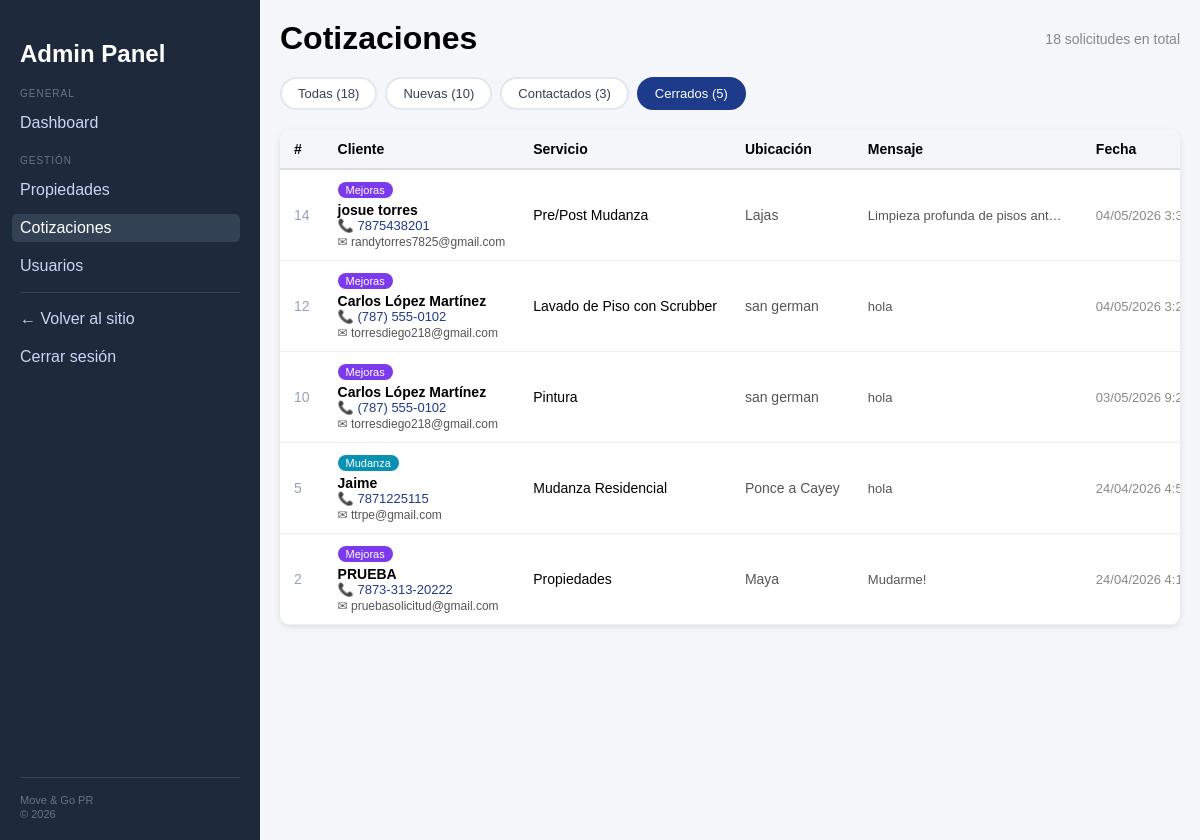
/dashboard.php?section=quotes&filter=closed (signed in), run on the app's committed database.
### tables this page shows
CREATE TABLE `quote_requests` (
  `id` int(11) NOT NULL,
  `tipo_servicio` varchar(20) NOT NULL DEFAULT '',
  `nombre` varchar(100) NOT NULL DEFAULT '',
  `telefono` varchar(20) NOT NULL DEFAULT '',
  `email` varchar(100) NOT NULL DEFAULT '',
  `servicio` varchar(100) NOT NULL DEFAULT '',
  `ubicacion` varchar(200) NOT NULL DEFAULT '',
  `mensaje` text DEFAULT NULL,
  `status` varchar(20) NOT NULL DEFAULT 'new',
  `created_at` timestamp NOT NULL DEFAULT current_timestamp()
);

### includes/quotes_panel.php (the view, shortened to what this page needs)
<?php
$action   = $_GET['action'] ?? 'list';
$quote_id = isset($_GET['id']) ? (int)$_GET['id'] : null;
$filter   = $_GET['filter'] ?? 'all';
function quote_status_badge($status) {
    $map = [
        'new'       => ['color' => '#d97706', 'label' => 'Nueva'],
        'contacted' => ['color' => '#1e3a8a', 'label' => 'Contactado'],
        'closed'    => ['color' => '#16a34a', 'label' => 'Cerrado'],
    ];
    $s = $map[$status] ?? ['color' => '#94a3b8', 'label' => $status];
    return "<span style='background:{$s['color']}; color:white; padding:4px 12px; border-radius:12px; font-size:13px; white-space:nowrap;'>{$s['label']}</span>";
}
function tipo_badge($tipo) {
    $color = $tipo === 'mudanza' ? '#0891b2' : '#7c3aed';
    $label = $tipo === 'mudanza' ? 'Mudanza' : 'Mejoras';
    return "<span style='background:{$color}; color:white; padding:2px 8px; border-radius:10px; font-size:11px;'>{$label}</span>";
}
?>
<?php if ($action === 'view' && $quote_id): ?>
    <?php
    $stmt = $pdo->prepare("SELECT * FROM quote_requests WHERE id = ?");
    $stmt->execute([$quote_id]);
    $q = $stmt->fetch(PDO::FETCH_ASSOC);
    if (!$q) {
        echo '<p style="color:#dc2626;">Solicitud no encontrada.</p>';
        echo '<a href="dashboard.php?section=quotes" class="btn-back">← Volver</a>';
        return;
    }
    ?>
    <a href="dashboard.php?section=quotes&filter=<?= urlencode($filter) ?>" class="btn-back">← Volver a Cotizaciones</a>
    <div style="display:flex; align-items:center; gap:12px; margin-bottom:24px;">
        <h1 style="margin:0;">Solicitud #<?= $q['id'] ?></h1>
        <?= tipo_badge($q['tipo_servicio']) ?>
        <?= quote_status_badge($q['status']) ?>
    </div>
    <div class="card" style="cursor:default; margin-bottom:20px;">
        <h3 style="margin:0 0 20px; color:#1e3a8a; font-size:15px; border-bottom:1px solid #e2e8f0; padding-bottom:12px;">
            Información del Cliente
        </h3>
        <div class="detail-grid">
            <div class="detail-field">
                <span class="detail-label">Nombre</span>
                <span class="detail-value"><?= htmlspecialchars($q['nombre']) ?></span>
            </div>
            <div class="detail-field">
                <span class="detail-label">Teléfono</span>
                <span class="detail-value">
                    <a href="tel:<?= htmlspecialchars($q['telefono']) ?>" style="color:#1e3a8a; text-decoration:none;">
                        📞 <?= htmlspecialchars($q['telefono']) ?>
                    </a>
                </span>
            </div>
            <div class="detail-field">
                <span class="detail-label">Email</span>
                <span class="detail-value">
                    <?php if ($q['email']): ?>
                        <a href="mailto:<?= htmlspecialchars($q['email']) ?>" style="color:#1e3a8a; text-decoration:none;">
                            ✉ <?= htmlspecialchars($q['email']) ?>
                        </a>
                    <?php else: ?>
                        <span style="color:#94a3b8;">—</span>
                    <?php endif; ?>
                </span>
            </div>
            <div class="detail-field">
                <span class="detail-label">Fecha de solicitud</span>
                <span class="detail-value"><?= date('d/m/Y g:ia', strtotime($q['created_at'])) ?></span>
            </div>
        </div>
    </div>
    <div class="card" style="cursor:default; margin-bottom:20px;">
        <h3 style="margin:0 0 20px; color:#1e3a8a; font-size:15px; border-bottom:1px solid #e2e8f0; padding-bottom:12px;">
            Detalles del Servicio
        </h3>
        <div class="detail-grid" style="margin-bottom:20px;">
            <div class="detail-field">
                <span class="detail-label">Servicio</span>
                <span class="detail-value"><?= htmlspecialchars($q['servicio'] ?: '—') ?></span>
            </div>
            <div class="detail-field">
                <span class="detail-label">Ubicación</span>
                <span class="detail-value"><?= htmlspecialchars($q['ubicacion'] ?: '—') ?></span>
            </div>
        </div>
        <div class="detail-field">
            <span class="detail-label">Mensaje</span>
            <div class="detail-mensaje" style="margin-top:6px;">
                <?= htmlspecialchars($q['mensaje'] ?: '—') ?>
            </div>
        </div>
    </div>
    <div class="card" style="cursor:default;">
        <h3 style="margin:0 0 12px; color:#1e3a8a; font-size:15px; border-bottom:1px solid #e2e8f0; padding-bottom:12px;">
            Estado del Ticket
        </h3>
        <p style="color:#555; font-size:14px; margin:0 0 4px;">Estado actual: <?= quote_status_badge($q['status']) ?></p>
        <form method="POST">
            <input type="hidden" name="quote_action" value="update_status">
            <input type="hidden" name="quote_id" value="<?= $q['id'] ?>">
            <input type="hidden" name="back_filter" value="<?= htmlspecialchars($filter) ?>">
            <select name="new_status" class="status-select"
                    data-status="<?= $q['status'] ?>"
                    onchange="this.form.submit()">
                <option value="new"       <?= $q['status'] === 'new'       ? 'selected' : '' ?>>Nueva</option>
                <option value="contacted" <?= $q['status'] === 'contacted' ? 'selected' : '' ?>>Contactado</option>
                <option value="closed"    <?= $q['status'] === 'closed'    ? 'selected' : '' ?>>Cerrado</option>
            </select>
        </form>
    </div>
<?php else: ?>
    <?php
    $where = $filter !== 'all' ? "WHERE status = " . $pdo->quote($filter) : "";
    $quotes = $pdo->query("SELECT * FROM quote_requests $where ORDER BY created_at DESC")->fetchAll(PDO::FETCH_ASSOC);
    $counts    = $pdo->query("SELECT status, COUNT(*) as total FROM quote_requests GROUP BY status")->fetchAll(PDO::FETCH_KEY_PAIR);
    $total_all = array_sum($counts);
    ?>
    <div style="display:flex; justify-content:space-between; align-items:center; margin-bottom:20px;">
        <h1 style="margin:0;">Cotizaciones</h1>
        <span style="color:#888; font-size:14px;"><?= $total_all ?> solicitudes en total</span>
    </div>
    <div class="quotes-filters">
        <a href="dashboard.php?section=quotes&filter=all"
           class="filter-btn <?= $filter === 'all' ? 'active' : '' ?>">
            Todas (<?= $total_all ?>)
        </a>
        <a href="dashboard.php?section=quotes&filter=new"
           class="filter-btn <?= $filter === 'new' ? 'active' : '' ?>">
            Nuevas (<?= $counts['new'] ?? 0 ?>)
        </a>
        <a href="dashboard.php?section=quotes&filter=contacted"
           class="filter-btn <?= $filter === 'contacted' ? 'active' : '' ?>">
            Contactados (<?= $counts['contacted'] ?? 0 ?>)
        </a>
        <a href="dashboard.php?section=quotes&filter=closed"
           class="filter-btn <?= $filter === 'closed' ? 'active' : '' ?>">
            Cerrados (<?= $counts['closed'] ?? 0 ?>)
        </a>
    </div>
    <div class="card" style="padding:0; overflow:hidden; cursor:default;">
        <?php if (empty($quotes)): ?>
            <p style="padding:30px; color:#888; text-align:center;">
                No hay cotizaciones <?= $filter !== 'all' ? "con estado «{$filter}»" : '' ?>.
            </p>
        <?php else: ?>
            <div style="overflow-x:auto;">
                <table class="quote-table">
                    <thead>
                        <tr>
                            <th>#</th>
                            <th>Cliente</th>
                            <th>Servicio</th>
                            <th>Ubicación</th>
                            <th>Mensaje</th>
                            <th>Fecha</th>
                        </tr>
                    </thead>
                    <tbody>
                        <?php foreach ($quotes as $q): ?>
                        <tr onclick="window.location='dashboard.php?section=quotes&action=view&id=<?= $q['id'] ?>&filter=<?= urlencode($filter) ?>'">
                            <td data-label="" style="color:#94a3b8;"><?= $q['id'] ?></td>
                            <td data-label="Cliente">
                                <?= tipo_badge($q['tipo_servicio']) ?>
                                <strong style="display:block; margin-top:5px;"><?= htmlspecialchars($q['nombre']) ?></strong>
                                <span style="display:block; color:#1e3a8a; font-size:13px; white-space:nowrap;">
                                    📞 <?= htmlspecialchars($q['telefono']) ?>
                                </span>
                                <?php if ($q['email']): ?>
                                    <span style="display:block; color:#555; font-size:12px; margin-top:2px; white-space:nowrap;">
                                        ✉ <?= htmlspecialchars($q['email']) ?>
                                    </span>
                                <?php endif; ?>
                            </td>
                            <td data-label="Servicio" style="white-space:nowrap;"><?= htmlspecialchars($q['servicio'] ?: '—') ?></td>
                            <td data-label="Ubicación" style="white-space:nowrap; color:#555;"><?= htmlspecialchars($q['ubicacion'] ?: '—') ?></td>
                            <td data-label="Mensaje" class="mensaje-cell"><?= htmlspecialchars(mb_strimwidth($q['mensaje'] ?: '—', 0, 35, '…')) ?></td>
                            <td data-label="Fecha" style="white-space:nowrap; color:#888; font-size:13px;">
                                <?= date('d/m/Y g:ia', strtotime($q['created_at'])) ?>
                            </td>
                        </tr>
                        <?php endforeach; ?>
                    </tbody>
                </table>
            </div>
        <?php endif; ?>
    </div>
<?php endif; ?>

### css/admin.css (style rules this page uses)
body { margin: 0; font-family: Arial, sans-serif; background-color: #f4f6f9; }
.card { background: white; padding: 20px; margin-bottom: 20px; border-radius: 10px; box-shadow: 0 2px 6px rgba(0,0,0,0.1); }

### includes/quotes_panel.php (style rules this page uses)
.quotes-filters { display: flex; gap: 8px; margin-bottom: 20px; flex-wrap: wrap; }
.filter-btn { padding: 7px 16px; border: 2px solid #e2e8f0; border-radius: 20px; background: white; cursor: pointer; font-size: 13px; text-decoration: none; color: #374151; transition: all 0.15s; }
.filter-btn.active { background: #1e3a8a; color: white; border-color: #1e3a8a; }
.quote-table { width: 100%; border-collapse: collapse; font-size: 14px; }
.quote-table th { background: #f4f6f9; padding: 11px 14px; text-align: left; border-bottom: 2px solid #ddd; white-space: nowrap; }
.quote-table td { padding: 11px 14px; border-bottom: 1px solid #eee; vertical-align: middle; }
.quote-table tbody tr { cursor: pointer; }
.mensaje-cell { max-width: 200px; overflow: hidden; white-space: nowrap; text-overflow: ellipsis; color: #555; font-size: 13px; }

### data on the page
quote_requests: id "14", tipo_servicio "Mejoras", nombre "josue torres", telefono "7875438201", email "randytorres7825@gmail.com", servicio "Pre/Post Mudanza", ubicacion "Lajas", mensaje "Limpieza profunda de pisos ant…", created_at "04/05/2026…"
quote_requests: id "12", tipo_servicio "Mejoras", nombre "Carlos López Martínez", telefono "(787) 555-0102", email "torresdiego218@gmail.com", servicio "Lavado de Piso con Scrubber", ubicacion "san german", mensaje "hola", created_at "04/05/2026…"
quote_requests: id "10", tipo_servicio "Mejoras", nombre "Carlos López Martínez", telefono "(787) 555-0102", email "torresdiego218@gmail.com", servicio "Pintura", ubicacion "san german", mensaje "hola", created_at "03/05/2026…"
quote_requests: id "5", tipo_servicio "Mudanza", nombre "Jaime", telefono "7871225115", email "ttrpe@gmail.com", servicio "Mudanza Residencial", ubicacion "Ponce a Cayey", mensaje "hola", created_at "24/04/2026…"
quote_requests: id "2", tipo_servicio "Mejoras", nombre "PRUEBA", telefono "7873-313-20222", email "pruebasolicitud@gmail.com", servicio "Propiedades", ubicacion "Maya", mensaje "Mudarme!", created_at "24/04/2026…"

### other printed values
$total_all "18"
$counts['new'] "10"
$counts['contacted'] "3"
$counts['closed'] "5"
